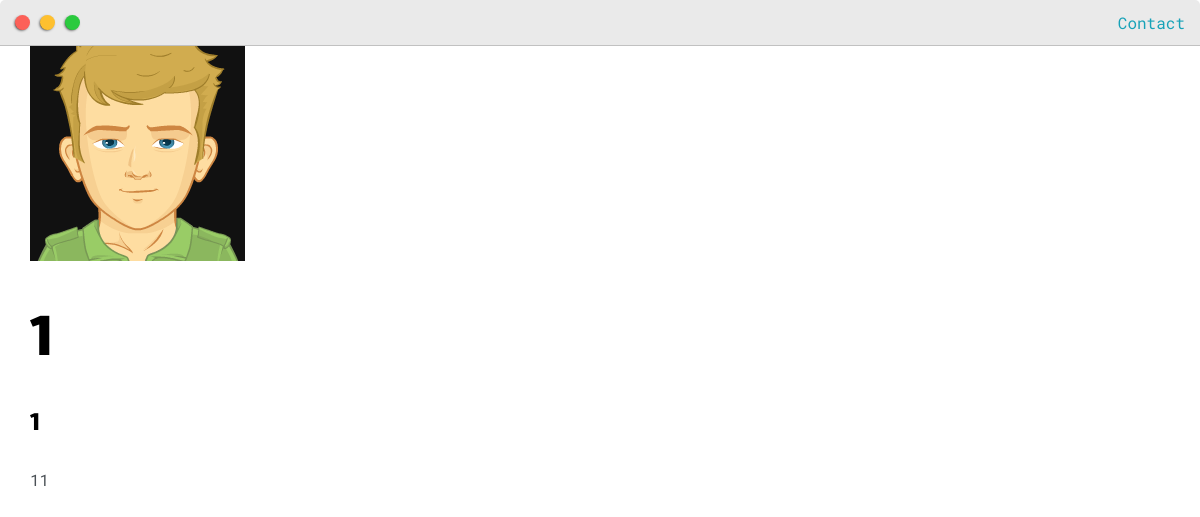
/post/1, run on the app's committed database.
### base/models.py (models this page shows, shortened)
class Post(models.Model):
    headline = models.CharField(max_length=200)
    sub_headline = models.CharField(max_length=200, null=True, blank=True)
    thumbnail = models.ImageField(null=True, blank=True, upload_to='images', default='default.png')
    body = RichTextUploadingField(null=True, blank=True)
    created = models.DateTimeField(auto_now_add=True)
    active = models.BooleanField(default=False)
    featured = models.BooleanField(default=False)
    tags = models.ManyToManyField(Tag, null=True)
    slug = models.SlugField(null=True, blank=True)

### base/views.py (the view)
# urls.py: path('post/<slug:slug>', views.post, name='post'),
def post(request, slug):
    post = Post.objects.get(slug=slug)
    context = {'post': post}
    return render(request, 'base/post.html', context)

### base/templates/base/post.html (shortened to what this page needs)
{% extends 'base/base.html' %}
{% load static %}
{% block content %}
    <div class="main-container">
        <img src="{{ post.thumbnail.url }}">
        <h1>{{post.headline}}</h1>
        <h4>{{post.sub_headline}}</h4>
        <p>{{ post.body|safe }}</p>
    </div>
{% endblock %}

### static/css/default.css (style rules this page uses)
:root { --mainColor:#eaeaea; --secondaryColor:#fff; --borderColor:#c1c1c1; --mainText:black; --secondaryText:#4b5156; --themeDotBorder:#24292e; --previewBg:rgba(251, 249, 243, 0.8); --previewShadow:#f0ead6; --buttonColor:black; }
html, body { padding: 0; margin: 0; }
body * { transition: 0.3s; }
h1, h2, h3, h4, h5, h6, strong { color: var(--mainText); font-family: 'Russo One', sans-serif; font-weight: 500; }
h1 { font-size: 56px; }
h4 { font-size: 24px; }
p, li, span, label, input, textarea { color: var(--secondaryText); font-family: 'Roboto Mono', monospace; }
.main-container { width: 1200px; margin: 0 auto; }
@media screen and (max-width: 1200px) { .main-container { width: 95%; } }

### base/templates/base/post.html (style rules this page uses)
img { max-width:100%; object-fit:cover; }

### data on the page
Post: thumbnail (placeholder picture), headline "1", sub_headline "1", body "11"
